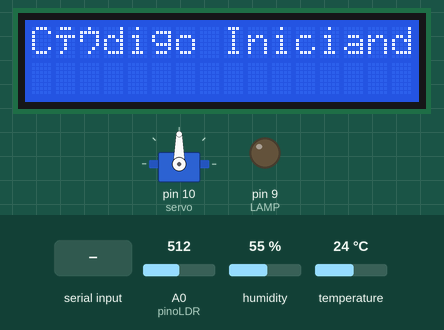
This sketch was run on a simulated Arduino Uno, built with avr-gcc and run on an emulated ATmega328P. Shown: servo, 16×2 character LCD, output pins drawn as LEDs (lit = HIGH). The test bench sets the inputs (shaded band); at power-on: A0 (pinoLDR) = 512, humidity 55 %, temperature 24 °C. What the sketch prints to the serial monitor is not drawn.

Above: at 0.1 s.
3.3 s: "T" received over Serial
At 4.5 s:
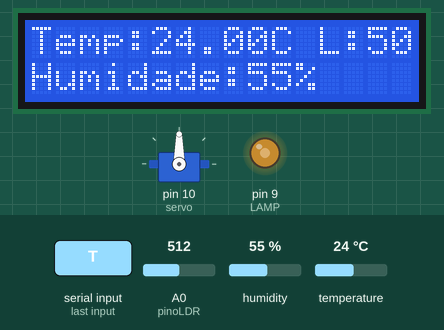
4.8 s: "a" received over Serial
At 6.0 s:
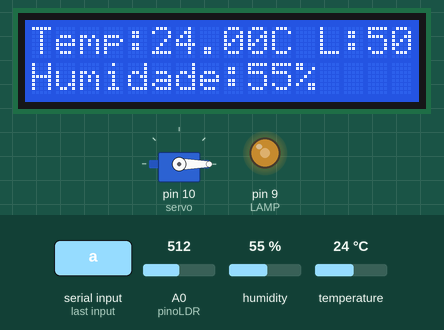
6.3 s: "A" received over Serial
At 6.8 s:
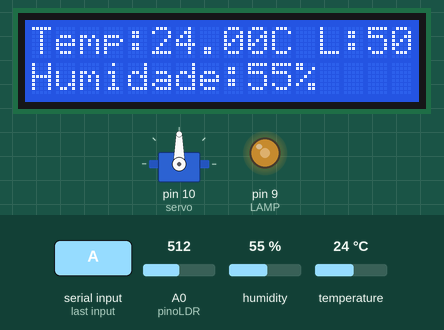
Timing chart, 0 to 9.3 s (numbered marks = the images above; inputs shaded):
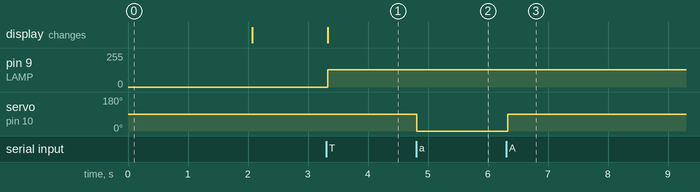

Measured:
- after the input at 3.3 s, pin 9 (LAMP): 0/255 → 128/255 at once; the display: changes at once (image 1)
- after the input at 4.8 s, servo on pin 10 (servo): 90° → 0° at once
- after the input at 6.3 s, servo on pin 10 (servo): 0° → 90° at once

The sketch:

codigo_arduino.ino
```cpp
// Inclusão das bibliotecas
#include <Servo.h>
#include <DHT.h>
#include <DHT_U.h>
#include <LiquidCrystal.h>

// Criando o objeto "servo" um servo motor
Servo servo;

//Definindoo o pino e o tipo do sensor DHT
#define DHTPIN 8
#define DHTTYPE DHT11
DHT dht(DHTPIN, DHTTYPE);

//Definindo os pinos do display lcd
const int rs = 12, en = 11, d4 = 5, d5 = 4, d6 = 3, d7 = 2;
LiquidCrystal lcd(rs, en, d4, d5, d6, d7);

// Definindo os pinos do ldr e o pino da lâmpada a ser controlada pelo ldr
int pinoLDR = A0;
int LAMP = 9;


void setup() {
  // definindo o pino do servo
  servo.attach(10);

  // Colocando uma mensagem inicial no lcd
  lcd.begin(16,2);
  lcd.setCursor(0,0);
  lcd.print("Código Iniciando...");
  delay(2000);
  lcd.clear();

  // Iniciando a comunicação serial
  Serial.begin(9600);

  // Inciando o sensor
  dht.begin();
}

void loop() {
 if (Serial.available() > 0) {
    // pegando o comando enviado do site
    char command = Serial.read();

    // puxa os valores de humidade, luminosidade e temperatura
    float h = dht.readHumidity();
    float t = dht.readTemperature();
    int LDR = sensorLum();

    escreverDisplay(t,h,LDR);

    // selecionando o que o arduino deve fazer a partir do comando enviado
    switch (command) {
      case 'A':
        // (Abre a válvula) gira o servo em 90 graus
        servo.write(90);
        break;
      case 'a':
        // (fecha a válvula) volta ao normal
        servo.write(0);
        break;
      case 'T':
        // Verifica se tem algum valor nulo
        if (isnan(t) || isnan(h) || isnan(LDR)) {
          Serial.println("ERRO");
        } else {
          // Envia os dados de volta para o Python no formato "temp;umid;lum"
          Serial.print(t);
          Serial.print(";");
          Serial.print(h);
          Serial.print(";");
          Serial.println(LDR);
        }
        if (h < 45) {
          // abrirValvula();
        }
        break;
    }
  // Variando a intensidade da luz da lâmpada de acordo com a luminosidade
  int valorLamp = map(LDR, 0 ,100, 255 ,0 );
  analogWrite(LAMP, valorLamp);


  }
}
// função para mapear o valor do LDR
int sensorLum (){
  int valorLDR = analogRead(pinoLDR);
  int lum = map(valorLDR, 0 , 1023, 0, 100);
  return lum;
}

void escreverDisplay (float t, float h, int lum) {
  lcd.clear();

  //Temperatura
  lcd.setCursor(0,0);
  lcd.print("Temp:");
  lcd.setCursor(5,0);
  lcd.print(t);
  lcd.setCursor(10,0);
  lcd.print("C");

   // Luminosidade
  lcd.setCursor(12,0);
  lcd.print("L:");
  lcd.print(lum);
  lcd.print("%");

  // Humidade
  lcd.setCursor(0,1);
  lcd.print("Humidade:");
  lcd.setCursor(9,1);
  lcd.print(h, 0); // sem casa decimal
  lcd.print("%");
}

void abrirValvula() {
  lcd.clear();
  lcd.setCursor(0,0);
  lcd.print("Irrigando");
  servo.write(90);
  delay(10000);
  servo.write(0);
  lcd.clear();
}
```
